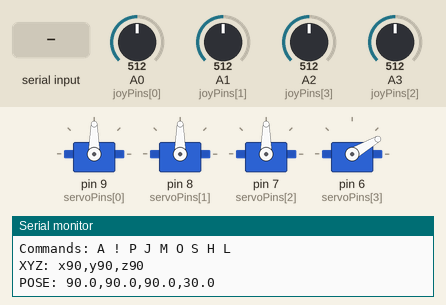
Simulated run of this sketch. Board: Arduino Uno, built with avr-gcc and run on an emulated ATmega328P. On the bench: 4 × servo, the last lines printed to the serial monitor. The test bench sets the inputs (shaded band); at power-on: A0 (joyPins[0]) = 512, A1 (joyPins[1]) = 512, A2 (joyPins[3]) = 512, A3 (joyPins[2]) = 512.

Above: at 1.2 s.
1.3 s: "A\n" received over Serial
At 4.1 s:
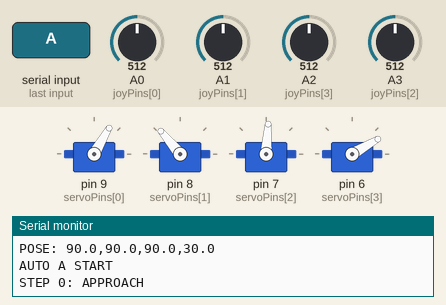
4.3 s: byte 33 ('!') received over Serial
At 4.9 s:
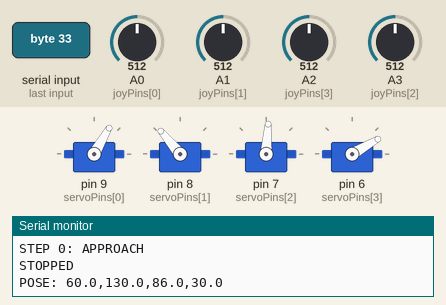
5.8 s: "S\n" received over Serial
At 7.13 s:
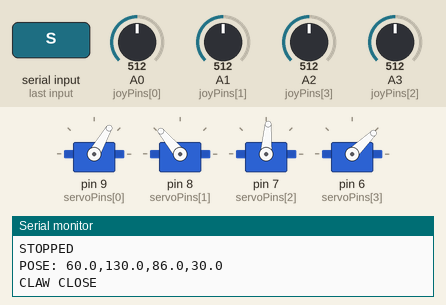
8.8 s: "H\n" received over Serial
10.3 s: "O\n" received over Serial
At 11.05 s:
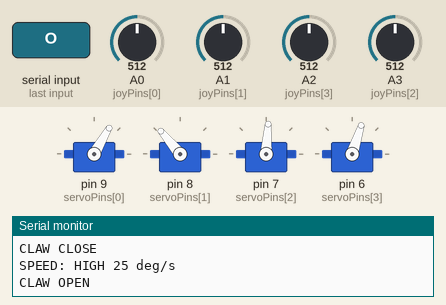
13.3 s: "A\n" received over Serial
At 18.6 s:
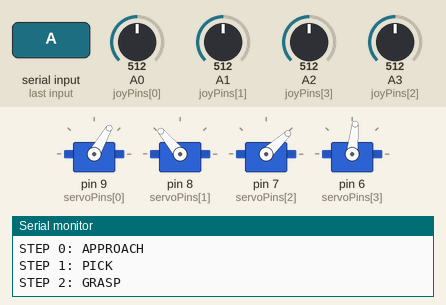
Timing chart, 0 to 19.0 s (numbered marks = the images above; inputs shaded):
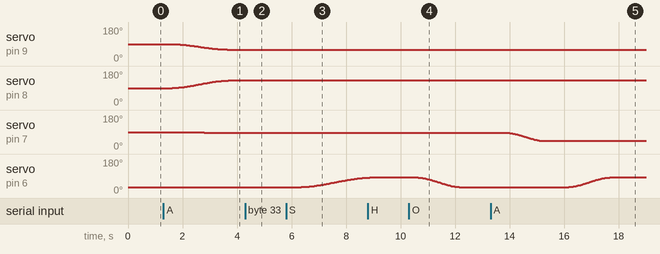

The sketch:

MeArm_Control_V1_5.ino
```cpp
#include <Arduino.h>
#include <Servo.h>
#include <stdio.h>
#include <string.h>
#include <ctype.h>
#include <math.h>

// ========= Hardware =========

const byte N = 4;

const byte BASE  = 0;
const byte LEFT  = 1;
const byte RIGHT = 2;
const byte CLAW  = 3;

Servo servos[N];

const byte servoPins[N] = {9, 8, 7, 6};
const byte joyPins[N]   = {A0, A1, A3, A2};

const int minAngle[N] = {0, 45, 0, 30};
const int maxAngle[N] = {180, 160, 180, 100};

const float initialPose[N] = {90, 90, 90, 30};

const int CLAW_OPEN  = 30;
const int CLAW_CLOSE = 84;

// ========= Motion Parameters =========

// Largest moving joint's average speed, deg/s
float motionSpeed = 15.0f;

// Motion interpolation update interval
const unsigned long UPDATE_MS = 20;

// Minimum duration of each movement
const unsigned long MIN_DURATION_MS = 350;

// Joystick movement polling interval
const unsigned long JOYSTICK_MS = 100;

unsigned long lastJoystick = 0;

// ========= Motion Engine =========

float currentAngle[N];
float startAngle[N];
float targetAngle[N];

unsigned long motionStart = 0;
unsigned long motionDuration = 0;

bool moving = false;

enum ControlMode {
  JOYSTICK_MODE,
  SERIAL_MODE,
  AUTO_MODE
};

ControlMode mode = JOYSTICK_MODE;

// ========= Pose Definition =========

struct Pose {
  int base;
  int left;
  int right;
  int claw;
};

// Keep the successfully tested V1.4 poses.
const Pose sequenceA[] = {
  {60, 130, 86, 30},   // APPROACH
  {60, 130, 43, 30},   // PICK
  {60, 130, 43, 84},   // GRASP
  {60, 130, 86, 84},   // LIFT
  {100, 130, 86, 84},  // TRANSFER
  {100, 130, 55, 84},  // PLACE
  {100, 130, 55, 30},  // RELEASE
  {100, 130, 86, 30},  // RETRACT
  {90, 90, 90, 30}     // HOME
};

const char *stepNames[] = {
  "APPROACH",
  "PICK",
  "GRASP",
  "LIFT",
  "TRANSFER",
  "PLACE",
  "RELEASE",
  "RETRACT",
  "HOME"
};

const byte SEQUENCE_LENGTH =
    sizeof(sequenceA) / sizeof(sequenceA[0]);

byte autoStep = 0;
bool waiting = false;
unsigned long waitStart = 0;

// ========= Serial Buffer =========

char buffer[48];
byte bufferIndex = 0;

// ========= Utility =========

bool validAngle(byte joint, float angle) {
  return angle >= minAngle[joint] &&
         angle <= maxAngle[joint];
}

void printPose() {
  Serial.print("POSE: ");

  for (byte i = 0; i < N; i++) {
    Serial.print(currentAngle[i], 1);

    if (i < N - 1) {
      Serial.print(",");
    }
  }

  Serial.println();
}

void writeServoAngle(byte joint, float angle) {
  // Match Arduino Servo default angle mapping:
  // 0 deg -> 544 us, 180 deg -> 2400 us.
  // Fractional angle commands avoid unnecessary
  // whole-degree quantization.
  float pulse = 544.0f +
                angle * (1856.0f / 180.0f);

  int us = (int)(pulse + 0.5f);
  servos[joint].writeMicroseconds(us);
}

// Quintic smoothstep
float smoothstep5(float t) {
  if (t <= 0.0f) return 0.0f;
  if (t >= 1.0f) return 1.0f;

  return t * t * t *
         (10.0f + t * (-15.0f + 6.0f * t));
}

void sampleMotion(unsigned long now) {
  if (!moving) return;

  float t = (float)(now - motionStart) /
            (float)motionDuration;

  if (t >= 1.0f) t = 1.0f;

  float s = smoothstep5(t);

  for (byte i = 0; i < N; i++) {
    currentAngle[i] =
      startAngle[i] +
      (targetAngle[i] - startAngle[i]) * s;
  }

  if (t >= 1.0f) {
    moving = false;
  }
}

void updateMotion() {
  if (!moving) return;

  unsigned long now = millis();

  sampleMotion(now);

  // Servo library keeps generating pulses between
  // updates. We refresh target positions frequently.
  static unsigned long lastWrite = 0;

  if (now - lastWrite >= UPDATE_MS || !moving) {
    lastWrite = now;

    for (byte i = 0; i < N; i++) {
      writeServoAngle(i, currentAngle[i]);
    }
  }
}

bool startMotion(const float next[N]) {
  for (byte i = 0; i < N; i++) {
    if (!validAngle(i, next[i])) {
      Serial.println("ANGLE OUT OF RANGE");
      return false;
    }
  }

  // Preserve continuity if a new command arrives
  // while the previous motion is still running.
  sampleMotion(millis());

  float maxDistance = 0.0f;

  for (byte i = 0; i < N; i++) {
    startAngle[i] = currentAngle[i];
    targetAngle[i] = next[i];

    float distance =
      fabsf(targetAngle[i] - startAngle[i]);

    if (distance > maxDistance) {
      maxDistance = distance;
    }
  }

  if (maxDistance < 0.01f) {
    moving = false;

    for (byte i = 0; i < N; i++) {
      currentAngle[i] = targetAngle[i];
      writeServoAngle(i, currentAngle[i]);
    }

    return true;
  }

  float durationSeconds =
    maxDistance / motionSpeed;

  motionDuration =
    (unsigned long)(durationSeconds * 1000.0f);

  if (motionDuration < MIN_DURATION_MS) {
    motionDuration = MIN_DURATION_MS;
  }

  motionStart = millis();
  moving = true;

  return true;
}

bool startPose(const Pose &p) {
  float next[N] = {
    (float)p.base,
    (float)p.left,
    (float)p.right,
    (float)p.claw
  };

  return startMotion(next);
}

// ========= Auto Sequence =========

void beginAutoStep() {
  if (autoStep >= SEQUENCE_LENGTH) {
    mode = SERIAL_MODE;
    Serial.println("AUTO A COMPLETE");
    printPose();
    return;
  }

  Serial.print("STEP ");
  Serial.print(autoStep);
  Serial.print(": ");
  Serial.println(stepNames[autoStep]);

  if (!startPose(sequenceA[autoStep])) {
    mode = SERIAL_MODE;
    Serial.println("AUTO FAILED: INVALID POSE");
    return;
  }

  waiting = false;
}

void startAutoA() {
  mode = AUTO_MODE;
  autoStep = 0;
  waiting = false;

  Serial.println("AUTO A START");

  beginAutoStep();
}

void updateAuto() {
  if (mode != AUTO_MODE) return;
  if (moving) return;

  if (!waiting) {
    waiting = true;
    waitStart = millis();
    return;
  }

  unsigned long waitTime = 400;

  if (autoStep == 2 || autoStep == 6) {
    waitTime = 800;
  }

  if (millis() - waitStart < waitTime) {
    return;
  }

  autoStep++;
  beginAutoStep();
}

void stopAuto() {
  sampleMotion(millis());

  moving = false;

  for (byte i = 0; i < N; i++) {
    targetAngle[i] = currentAngle[i];
    writeServoAngle(i, currentAngle[i]);
  }

  mode = SERIAL_MODE;
  waiting = false;

  Serial.println("STOPPED");
  printPose();
}

// ========= Joystick =========

void updateJoystick() {
  if (mode != JOYSTICK_MODE) return;
  if (moving) return;

  unsigned long now = millis();

  if (now - lastJoystick < JOYSTICK_MS) {
    return;
  }

  lastJoystick = now;

  float next[N];
  bool changed = false;

  for (byte i = 0; i < N; i++) {
    next[i] = currentAngle[i];

    int value = analogRead(joyPins[i]);
    int change = 0;

    if (value > 570) change = 1;
    if (value < 450) change = -1;

    float candidate = next[i] + change;

    if (change != 0 &&
        validAngle(i, candidate)) {
      next[i] = candidate;
      changed = true;
    }
  }

  if (changed) {
    startMotion(next);
  }
}

// ========= Commands =========

void processCommand(char *cmd) {
  if (strcmp(cmd, "!") == 0) {
    stopAuto();
    return;
  }

  if (mode == AUTO_MODE) {
    // Permit status queries during automatic movement.
    if (strcmp(cmd, "P") == 0 ||
        strcmp(cmd, "p") == 0) {
      printPose();
    } else {
      Serial.println("AUTO RUNNING; ! TO STOP");
    }
    return;
  }

  if (strlen(cmd) == 1) {
    char c = toupper((unsigned char)cmd[0]);

    switch (c) {
      case 'P':
        printPose();
        return;

      case 'J':
        mode = JOYSTICK_MODE;
        Serial.println("JOYSTICK MODE");
        return;

      case 'M':
        mode = SERIAL_MODE;
        Serial.println("SERIAL MODE");
        return;

      case 'O': {
        float next[N];

        for (byte i = 0; i < N; i++) {
          next[i] = currentAngle[i];
        }

        next[CLAW] = CLAW_OPEN;

        startMotion(next);
        Serial.println("CLAW OPEN");
        return;
      }

      case 'S': {
        float next[N];

        for (byte i = 0; i < N; i++) {
          next[i] = currentAngle[i];
        }

        next[CLAW] = CLAW_CLOSE;

        startMotion(next);
        Serial.println("CLAW CLOSE");
        return;
      }

      case 'H':
        motionSpeed = 25.0f;
        Serial.println("SPEED: HIGH 25 deg/s");
        return;

      case 'L':
        motionSpeed = 8.0f;
        Serial.println("SPEED: LOW 8 deg/s");
        return;

      case 'A':
        startAutoA();
        return;
    }
  }

  int x, y, z;
  int consumed = 0;

  if (sscanf(cmd, "x%d,y%d,z%d%n",
             &x, &y, &z, &consumed) == 3 &&
      consumed == (int)strlen(cmd)) {

    float next[N] = {
      (float)x,
      (float)y,
      (float)z,
      currentAngle[CLAW]
    };

    if (startMotion(next)) {
      mode = SERIAL_MODE;
      Serial.println("XYZ TARGET ACCEPTED");
    }

    return;
  }

  Serial.println("UNKNOWN COMMAND");
}

void readSerial() {
  while (Serial.available()) {
    char c = Serial.read();

    // Emergency software stop without newline.
    if (c == '!') {
      bufferIndex = 0;
      buffer[0] = '\0';
      stopAuto();
      continue;
    }

    if (c == '\n') {
      buffer[bufferIndex] = '\0';

      if (bufferIndex > 0) {
        processCommand(buffer);
      }

      bufferIndex = 0;
    }
    else if (c != '\r') {
      if (bufferIndex < sizeof(buffer) - 1) {
        buffer[bufferIndex++] = c;
      } else {
        bufferIndex = 0;
        Serial.println("COMMAND TOO LONG");
      }
    }
  }
}

// ========= Setup & Loop =========

void setup() {
  Serial.begin(9600);

  for (byte i = 0; i < N; i++) {
    currentAngle[i] = initialPose[i];
    startAngle[i] = initialPose[i];
    targetAngle[i] = initialPose[i];

    servos[i].write((int)initialPose[i]);
    servos[i].attach(servoPins[i]);
  }

  Serial.println("MeArm Control V1.5 Ready");
  Serial.println("Commands: A ! P J M O S H L");
  Serial.println("XYZ: x90,y90,z90");

  printPose();
}

void loop() {
  readSerial();
  updateMotion();
  updateJoystick();
  updateAuto();
}
```

Measured:
- after the input at 1.3 s, servo on pin 9 (servoPins[0]): moves from 90° to 60° over 2.0 s, starting after 0.36 s; servo on pin 8 (servoPins[1]): moves from 90° to 130° over 2.1 s, starting after 0.32 s; servo on pin 7 (servoPins[2]): 90° → 89° after 0.74 s, → 88° 0.44 s later, → 87° 0.32 s later, → 86° 0.48 s later
- after the input at 4.3 s, servo on pin 7 (servoPins[2]): stays 86° (without the input it goes to 85° after 0.41 s)
- after the input at 5.8 s, servo on pin 6 (servoPins[3]): moves from 30° to 82° over 2.6 s, starting after 0.38 s
- after the input at 10.3 s, servo on pin 6 (servoPins[3]): moves from 84° to 30° over 1.7 s, starting after 0.24 s
- after the input at 13.3 s, servo on pin 6 (servoPins[3]): moves from 30° to 84° over 1.7 s, starting after 2.8 s
